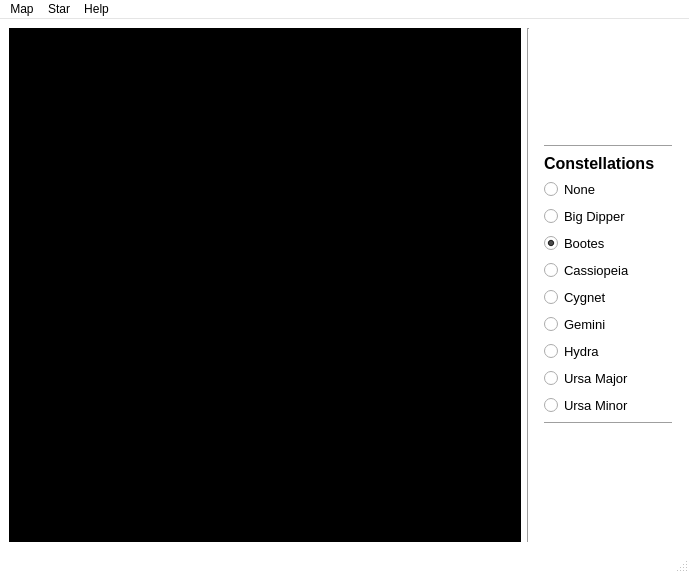
<?xml version="1.0" encoding="UTF-8"?>
<ui version="4.0">
 <class>PEX3_StarGui</class>
 <widget class="QMainWindow" name="PEX3_StarGui">
  <property name="geometry">
   <rect>
    <x>0</x>
    <y>0</y>
    <width>681</width>
    <height>573</height>
   </rect>
  </property>
  <property name="palette">
   <palette>
    <active>
     <colorrole role="Base">
      <brush brushstyle="SolidPattern">
       <color alpha="255">
        <red>255</red>
        <green>255</green>
        <blue>255</blue>
       </color>
      </brush>
     </colorrole>
     <colorrole role="Window">
      <brush brushstyle="SolidPattern">
       <color alpha="255">
        <red>255</red>
        <green>255</green>
        <blue>255</blue>
       </color>
      </brush>
     </colorrole>
    </active>
    <inactive>
     <colorrole role="Base">
      <brush brushstyle="SolidPattern">
       <color alpha="255">
        <red>255</red>
        <green>255</green>
        <blue>255</blue>
       </color>
      </brush>
     </colorrole>
     <colorrole role="Window">
      <brush brushstyle="SolidPattern">
       <color alpha="255">
        <red>255</red>
        <green>255</green>
        <blue>255</blue>
       </color>
      </brush>
     </colorrole>
    </inactive>
    <disabled>
     <colorrole role="Base">
      <brush brushstyle="SolidPattern">
       <color alpha="255">
        <red>255</red>
        <green>255</green>
        <blue>255</blue>
       </color>
      </brush>
     </colorrole>
     <colorrole role="Window">
      <brush brushstyle="SolidPattern">
       <color alpha="255">
        <red>255</red>
        <green>255</green>
        <blue>255</blue>
       </color>
      </brush>
     </colorrole>
    </disabled>
   </palette>
  </property>
  <property name="windowTitle">
   <string>Stars</string>
  </property>
  <widget class="QWidget" name="centralwidget">
   <property name="sizePolicy">
    <sizepolicy hsizetype="Preferred" vsizetype="Preferred">
     <horstretch>0</horstretch>
     <verstretch>0</verstretch>
    </sizepolicy>
   </property>
   <property name="minimumSize">
    <size>
     <width>0</width>
     <height>0</height>
    </size>
   </property>
   <property name="maximumSize">
    <size>
     <width>16777215</width>
     <height>16777215</height>
    </size>
   </property>
   <property name="palette">
    <palette>
     <active>
      <colorrole role="Base">
       <brush brushstyle="SolidPattern">
        <color alpha="255">
         <red>255</red>
         <green>255</green>
         <blue>255</blue>
        </color>
       </brush>
      </colorrole>
      <colorrole role="Window">
       <brush brushstyle="SolidPattern">
        <color alpha="255">
         <red>255</red>
         <green>255</green>
         <blue>255</blue>
        </color>
       </brush>
      </colorrole>
     </active>
     <inactive>
      <colorrole role="Base">
       <brush brushstyle="SolidPattern">
        <color alpha="255">
         <red>255</red>
         <green>255</green>
         <blue>255</blue>
        </color>
       </brush>
      </colorrole>
      <colorrole role="Window">
       <brush brushstyle="SolidPattern">
        <color alpha="255">
         <red>255</red>
         <green>255</green>
         <blue>255</blue>
        </color>
       </brush>
      </colorrole>
     </inactive>
     <disabled>
      <colorrole role="Base">
       <brush brushstyle="SolidPattern">
        <color alpha="255">
         <red>255</red>
         <green>255</green>
         <blue>255</blue>
        </color>
       </brush>
      </colorrole>
      <colorrole role="Window">
       <brush brushstyle="SolidPattern">
        <color alpha="255">
         <red>255</red>
         <green>255</green>
         <blue>255</blue>
        </color>
       </brush>
      </colorrole>
     </disabled>
    </palette>
   </property>
   <layout class="QHBoxLayout" name="window_layout">
    <item>
     <layout class="QHBoxLayout" name="main_layout">
      <item>
       <widget class="QWidget" name="drawing_widget" native="true">
        <property name="sizePolicy">
         <sizepolicy hsizetype="Preferred" vsizetype="Preferred">
          <horstretch>1</horstretch>
          <verstretch>1</verstretch>
         </sizepolicy>
        </property>
        <property name="minimumSize">
         <size>
          <width>512</width>
          <height>512</height>
         </size>
        </property>
        <property name="maximumSize">
         <size>
          <width>16777215</width>
          <height>16777215</height>
         </size>
        </property>
        <property name="palette">
         <palette>
          <active>
           <colorrole role="Base">
            <brush brushstyle="SolidPattern">
             <color alpha="255">
              <red>255</red>
              <green>255</green>
              <blue>255</blue>
             </color>
            </brush>
           </colorrole>
           <colorrole role="Window">
            <brush brushstyle="SolidPattern">
             <color alpha="255">
              <red>0</red>
              <green>0</green>
              <blue>0</blue>
             </color>
            </brush>
           </colorrole>
          </active>
          <inactive>
           <colorrole role="Base">
            <brush brushstyle="SolidPattern">
             <color alpha="255">
              <red>255</red>
              <green>255</green>
              <blue>255</blue>
             </color>
            </brush>
           </colorrole>
           <colorrole role="Window">
            <brush brushstyle="SolidPattern">
             <color alpha="255">
              <red>0</red>
              <green>0</green>
              <blue>0</blue>
             </color>
            </brush>
           </colorrole>
          </inactive>
          <disabled>
           <colorrole role="Base">
            <brush brushstyle="SolidPattern">
             <color alpha="255">
              <red>0</red>
              <green>0</green>
              <blue>0</blue>
             </color>
            </brush>
           </colorrole>
           <colorrole role="Window">
            <brush brushstyle="SolidPattern">
             <color alpha="255">
              <red>0</red>
              <green>0</green>
              <blue>0</blue>
             </color>
            </brush>
           </colorrole>
          </disabled>
         </palette>
        </property>
        <property name="font">
         <font>
          <family>Courier New</family>
          <pointsize>12</pointsize>
         </font>
        </property>
        <property name="focusPolicy">
         <enum>Qt::StrongFocus</enum>
        </property>
        <property name="autoFillBackground">
         <bool>true</bool>
        </property>
       </widget>
      </item>
      <item>
       <widget class="Line" name="vertical_line">
        <property name="orientation">
         <enum>Qt::Vertical</enum>
        </property>
       </widget>
      </item>
      <item>
       <layout class="QVBoxLayout" name="controls_layout">
        <property name="sizeConstraint">
         <enum>QLayout::SetDefaultConstraint</enum>
        </property>
        <property name="leftMargin">
         <number>8</number>
        </property>
        <property name="topMargin">
         <number>8</number>
        </property>
        <property name="rightMargin">
         <number>8</number>
        </property>
        <property name="bottomMargin">
         <number>8</number>
        </property>
        <item>
         <spacer name="TopSPacer">
          <property name="maximumSize">
           <size>
            <width>128</width>
            <height>16777215</height>
           </size>
          </property>
          <property name="orientation">
           <enum>Qt::Vertical</enum>
          </property>
          <property name="sizeHint" stdset="0">
           <size>
            <width>20</width>
            <height>40</height>
           </size>
          </property>
         </spacer>
        </item>
        <item>
         <widget class="Line" name="TopLine">
          <property name="orientation">
           <enum>Qt::Horizontal</enum>
          </property>
         </widget>
        </item>
        <item>
         <layout class="QVBoxLayout" name="Constellation_layout">
          <item>
           <widget class="QLabel" name="Constellation">
            <property name="maximumSize">
             <size>
              <width>128</width>
              <height>16777215</height>
             </size>
            </property>
            <property name="font">
             <font>
              <pointsize>12</pointsize>
              <weight>75</weight>
              <bold>true</bold>
             </font>
            </property>
            <property name="text">
             <string>Constellations</string>
            </property>
           </widget>
          </item>
          <item>
           <widget class="QRadioButton" name="none_button">
            <property name="maximumSize">
             <size>
              <width>128</width>
              <height>16777215</height>
             </size>
            </property>
            <property name="font">
             <font>
              <pointsize>10</pointsize>
             </font>
            </property>
            <property name="text">
             <string>None</string>
            </property>
            <property name="checked">
             <bool>false</bool>
            </property>
            <attribute name="buttonGroup">
             <string notr="true">ConstellationGroup</string>
            </attribute>
           </widget>
          </item>
          <item>
           <widget class="QRadioButton" name="BigDipper">
            <property name="maximumSize">
             <size>
              <width>128</width>
              <height>16777215</height>
             </size>
            </property>
            <property name="font">
             <font>
              <pointsize>10</pointsize>
             </font>
            </property>
            <property name="text">
             <string>Big Dipper</string>
            </property>
            <attribute name="buttonGroup">
             <string notr="true">ConstellationGroup</string>
            </attribute>
           </widget>
          </item>
          <item>
           <widget class="QRadioButton" name="Bootes">
            <property name="font">
             <font>
              <pointsize>10</pointsize>
             </font>
            </property>
            <property name="text">
             <string>Bootes</string>
            </property>
            <property name="checked">
             <bool>true</bool>
            </property>
            <attribute name="buttonGroup">
             <string notr="true">ConstellationGroup</string>
            </attribute>
           </widget>
          </item>
          <item>
           <widget class="QRadioButton" name="Cassiopeia">
            <property name="font">
             <font>
              <pointsize>10</pointsize>
             </font>
            </property>
            <property name="text">
             <string>Cassiopeia</string>
            </property>
            <attribute name="buttonGroup">
             <string notr="true">ConstellationGroup</string>
            </attribute>
           </widget>
          </item>
          <item>
           <widget class="QRadioButton" name="Cygnet">
            <property name="font">
             <font>
              <pointsize>10</pointsize>
             </font>
            </property>
            <property name="text">
             <string>Cygnet</string>
            </property>
            <attribute name="buttonGroup">
             <string notr="true">ConstellationGroup</string>
            </attribute>
           </widget>
          </item>
          <item>
           <widget class="QRadioButton" name="Gemini">
            <property name="font">
             <font>
              <pointsize>10</pointsize>
             </font>
            </property>
            <property name="text">
             <string>Gemini</string>
            </property>
            <attribute name="buttonGroup">
             <string notr="true">ConstellationGroup</string>
            </attribute>
           </widget>
          </item>
          <item>
           <widget class="QRadioButton" name="Hydra">
            <property name="font">
             <font>
              <pointsize>10</pointsize>
             </font>
            </property>
            <property name="text">
             <string>Hydra</string>
            </property>
            <attribute name="buttonGroup">
             <string notr="true">ConstellationGroup</string>
            </attribute>
           </widget>
          </item>
          <item>
           <widget class="QRadioButton" name="UrsaMajor">
            <property name="font">
             <font>
              <pointsize>10</pointsize>
             </font>
            </property>
            <property name="text">
             <string>Ursa Major</string>
            </property>
            <attribute name="buttonGroup">
             <string notr="true">ConstellationGroup</string>
            </attribute>
           </widget>
          </item>
          <item>
           <widget class="QRadioButton" name="UrsaMinor">
            <property name="font">
             <font>
              <pointsize>10</pointsize>
             </font>
            </property>
            <property name="text">
             <string>Ursa Minor</string>
            </property>
            <attribute name="buttonGroup">
             <string notr="true">ConstellationGroup</string>
            </attribute>
           </widget>
          </item>
         </layout>
        </item>
        <item>
         <widget class="Line" name="BottomLine">
          <property name="orientation">
           <enum>Qt::Horizontal</enum>
          </property>
         </widget>
        </item>
        <item>
         <spacer name="BottomSpacer">
          <property name="maximumSize">
           <size>
            <width>128</width>
            <height>16777215</height>
           </size>
          </property>
          <property name="orientation">
           <enum>Qt::Vertical</enum>
          </property>
          <property name="sizeHint" stdset="0">
           <size>
            <width>20</width>
            <height>40</height>
           </size>
          </property>
         </spacer>
        </item>
       </layout>
      </item>
     </layout>
    </item>
   </layout>
  </widget>
  <widget class="QMenuBar" name="menubar">
   <property name="geometry">
    <rect>
     <x>0</x>
     <y>0</y>
     <width>681</width>
     <height>21</height>
    </rect>
   </property>
   <widget class="QMenu" name="menu_Help">
    <property name="title">
     <string>Help</string>
    </property>
    <addaction name="action_about"/>
   </widget>
   <widget class="QMenu" name="menu_Star">
    <property name="title">
     <string>Star</string>
    </property>
    <addaction name="action_name"/>
    <addaction name="action_draper"/>
    <addaction name="action_Harvard_Revised_Number"/>
   </widget>
   <widget class="QMenu" name="menu_Map">
    <property name="title">
     <string>Map</string>
    </property>
    <addaction name="action_exit"/>
    <addaction name="actionOpen_2"/>
   </widget>
   <addaction name="menu_Map"/>
   <addaction name="menu_Star"/>
   <addaction name="menu_Help"/>
  </widget>
  <widget class="QStatusBar" name="statusbar">
   <property name="sizeGripEnabled">
    <bool>true</bool>
   </property>
  </widget>
  <action name="actionOpen">
   <property name="text">
    <string>Open...</string>
   </property>
  </action>
  <action name="actionSave">
   <property name="text">
    <string>Save</string>
   </property>
  </action>
  <action name="actionSave_As">
   <property name="text">
    <string>Save As...</string>
   </property>
  </action>
  <action name="action_save">
   <property name="text">
    <string>Save...</string>
   </property>
  </action>
  <action name="action_exit">
   <property name="text">
    <string>Exit</string>
   </property>
  </action>
  <action name="action_insert_vertex">
   <property name="text">
    <string>Vertex...</string>
   </property>
  </action>
  <action name="action_insert_edge">
   <property name="text">
    <string>Edge...</string>
   </property>
  </action>
  <action name="action_about">
   <property name="text">
    <string>About</string>
   </property>
  </action>
  <action name="action_new">
   <property name="text">
    <string>New</string>
   </property>
  </action>
  <action name="action_node">
   <property name="text">
    <string>Node...</string>
   </property>
  </action>
  <action name="action_edge">
   <property name="text">
    <string>Edge...</string>
   </property>
  </action>
  <action name="action_open">
   <property name="text">
    <string>Open...</string>
   </property>
  </action>
  <action name="action_save_image">
   <property name="text">
    <string>Save Image...</string>
   </property>
  </action>
  <action name="action_find_by_name">
   <property name="text">
    <string>Find by Name...</string>
   </property>
  </action>
  <action name="action_name">
   <property name="text">
    <string>Name</string>
   </property>
  </action>
  <action name="action_draper">
   <property name="text">
    <string>Henry Draper Number</string>
   </property>
  </action>
  <action name="actionOpen_2">
   <property name="text">
    <string>Open</string>
   </property>
  </action>
  <action name="action_Harvard_Revised_Number">
   <property name="text">
    <string>Harvard Revised Number</string>
   </property>
  </action>
 </widget>
 <resources/>
 <connections/>
 <buttongroups>
  <buttongroup name="ConstellationGroup"/>
 </buttongroups>
</ui>
